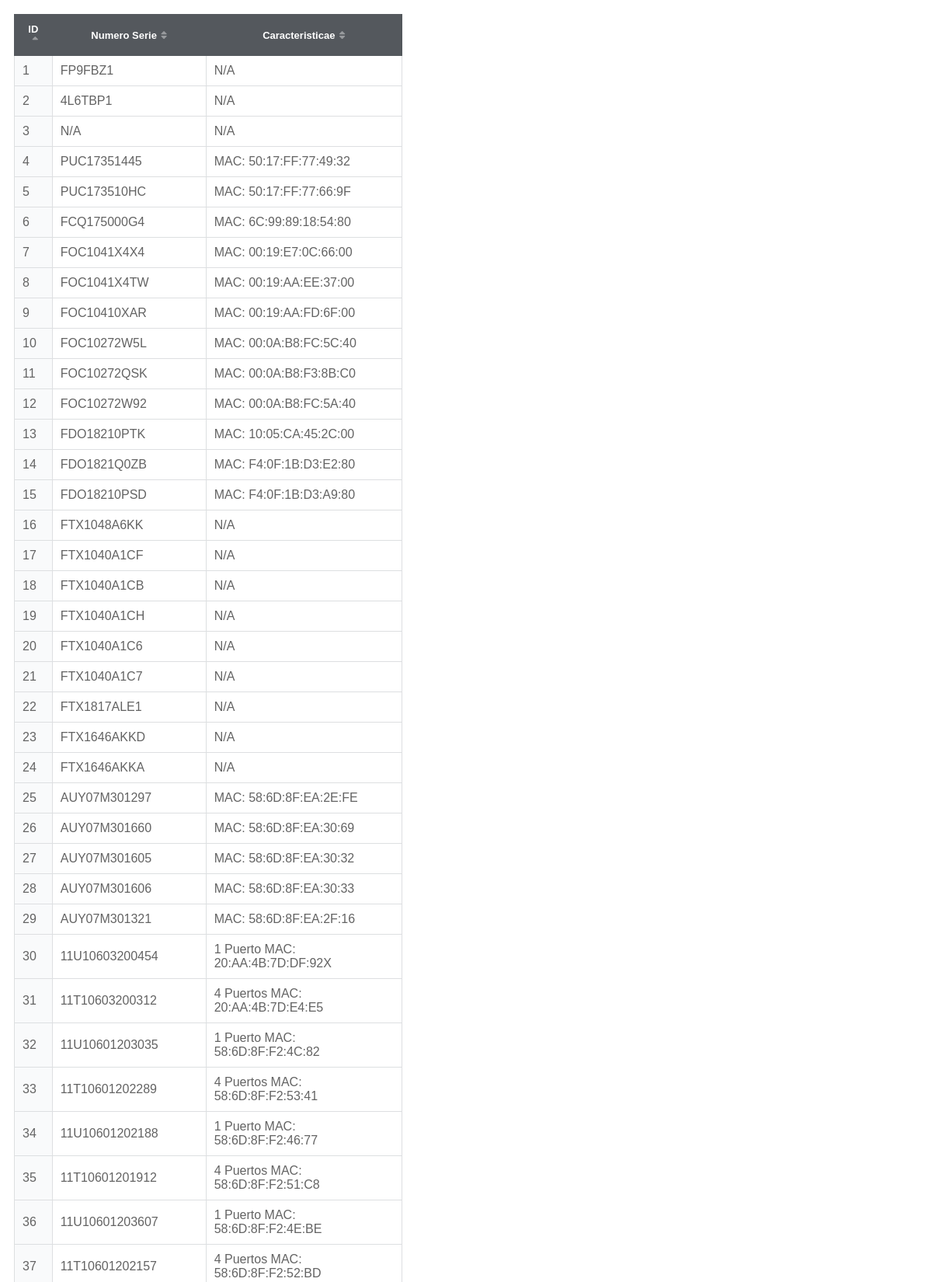
The app's page /prueba.php (upper part) with its own data.
### tables this page shows
CREATE TABLE IF NOT EXISTS elemento (
   id_elemento int NOT NULL AUTO_INCREMENT,
   numero_serie varchar(20) DEFAULT NULL,
   id_caracteristica int,
   caracteristica_extra varchar(100),
   id_tipo int,
   id_materia int,
   id_ubicacion int,
  PRIMARY KEY ( id_elemento ),
  FOREIGN KEY ( id_caracteristica ) REFERENCES  caracteristica ( id_caracteristica ) ON DELETE CASCADE,
  FOREIGN KEY ( id_tipo ) REFERENCES tipo ( id_tipo ) ON DELETE CASCADE,
  FOREIGN KEY ( id_materia ) REFERENCES materia ( id_materia ) ON DELETE CASCADE,
  FOREIGN KEY ( id_ubicacion ) REFERENCES  ubicacion ( id_ubicacion ) ON DELETE CASCADE
);

### prueba.php (the view, shortened to what this page needs)
<?php
$mysqli = mysqli_connect('localhost', 'root', 'root', 'laboratorio');
$columns = array('id_elemento','numero_serie','caracteristica_extra');
$column = isset($_GET['column']) && in_array($_GET['column'], $columns) ? $_GET['column'] : $columns[0];
$sort_order = isset($_GET['order']) && strtolower($_GET['order']) == 'desc' ? 'DESC' : 'ASC';
if ($result = $mysqli->query('SELECT * FROM elemento ORDER BY ' .  $column . ' ' . $sort_order)) {
	$up_or_down = str_replace(array('ASC','DESC'), array('up','down'), $sort_order);
	$asc_or_desc = $sort_order == 'ASC' ? 'desc' : 'asc';
	$add_class = ' class="highlight"';
	?>
	<!DOCTYPE html>
	<html>
		<head>
			<link rel="stylesheet" href="https://use.fontawesome.com/releases/v5.3.1/css/all.css">
		</head>
		<body>
			<table>
				<tr>
					<th><a href="prueba.php?column=id_elemento&order=<?php echo $asc_or_desc; ?>">ID<i class="fas fa-sort<?php echo $column == 'id_elemento' ? '-' . $up_or_down : ''; ?>"></i></a></th>
					<th><a href="prueba.php?column=numero_serie&order=<?php echo $asc_or_desc; ?>">Numero Serie<i class="fas fa-sort<?php echo $column == 'numero_serie' ? '-' . $up_or_down : ''; ?>"></i></a></th>
					<th><a href="prueba.php?column=caracteristica_extra&order=<?php echo $asc_or_desc; ?>">Caracteristicae<i class="fas fa-sort<?php echo $column == 'caracteristica_extra' ? '-' . $up_or_down : ''; ?>"></i></a></th>
				</tr>
				<?php while ($row = $result->fetch_assoc()): ?>
				<tr>
					<td<?php echo $column == 'id_elemento' ? $add_class : ''; ?>><?php echo $row['id_elemento']; ?></td>
					<td<?php echo $column == 'numero_serie' ? $add_class : ''; ?>><?php echo $row['numero_serie']; ?></td>
					<td<?php echo $column == 'caracteristica_extra' ? $add_class : ''; ?>><?php echo $row['caracteristica_extra']; ?></td>
				</tr>
				<?php endwhile; ?>
			</table>
		</body>
	</html>
	<?php
}
?>

### prueba.php (style rules this page uses)
html { font-family: Tahoma, Geneva, sans-serif; padding: 10px; }
table { border-collapse: collapse; width: 500px; }
th { background-color: #54585d; border: 1px solid #54585d; }
th a { display: block; text-decoration:none; padding: 10px; color: #ffffff; font-weight: cursive; font-size: 13px; }
th a i { margin-left: 5px; color: rgba(255,255,255,0.4); }
td { padding: 10px; color: #636363; border: 1px solid #dddfe1; }
tr { background-color: #ffffff; }
tr .highlight { background-color: #f9fafb; }

### records on screen
elemento: id_elemento "1", numero_serie "FP9FBZ1", caracteristica_extra "N/A"
elemento: id_elemento "2", numero_serie "4L6TBP1", caracteristica_extra "N/A"
elemento: id_elemento "3", numero_serie "N/A", caracteristica_extra "N/A"
elemento: id_elemento "4", numero_serie "PUC17351445", caracteristica_extra "MAC: 50:17:FF:77:49:32"
elemento: id_elemento "5", numero_serie "PUC173510HC", caracteristica_extra "MAC: 50:17:FF:77:66:9F"
elemento: id_elemento "6", numero_serie "FCQ175000G4", caracteristica_extra "MAC: 6C:99:89:18:54:80"
elemento: id_elemento "7", numero_serie "FOC1041X4X4", caracteristica_extra "MAC: 00:19:E7:0C:66:00"
elemento: id_elemento "8", numero_serie "FOC1041X4TW", caracteristica_extra "MAC: 00:19:AA:EE:37:00"
elemento: id_elemento "9", numero_serie "FOC10410XAR", caracteristica_extra "MAC: 00:19:AA:FD:6F:00"
elemento: id_elemento "10", numero_serie "FOC10272W5L", caracteristica_extra "MAC: 00:0A:B8:FC:5C:40"
elemento: id_elemento "11", numero_serie "FOC10272QSK", caracteristica_extra "MAC: 00:0A:B8:F3:8B:C0"
elemento: id_elemento "12", numero_serie "FOC10272W92", caracteristica_extra "MAC: 00:0A:B8:FC:5A:40"
elemento: id_elemento "13", numero_serie "FDO18210PTK", caracteristica_extra "MAC: 10:05:CA:45:2C:00"
elemento: id_elemento "14", numero_serie "FDO1821Q0ZB", caracteristica_extra "MAC: F4:0F:1B:D3:E2:80"
elemento: id_elemento "15", numero_serie "FDO18210PSD", caracteristica_extra "MAC: F4:0F:1B:D3:A9:80"
elemento: id_elemento "16", numero_serie "FTX1048A6KK", caracteristica_extra "N/A"
elemento: id_elemento "17", numero_serie "FTX1040A1CF", caracteristica_extra "N/A"
elemento: id_elemento "18", numero_serie "FTX1040A1CB", caracteristica_extra "N/A"
elemento: id_elemento "19", numero_serie "FTX1040A1CH", caracteristica_extra "N/A"
elemento: id_elemento "20", numero_serie "FTX1040A1C6", caracteristica_extra "N/A"
elemento: id_elemento "21", numero_serie "FTX1040A1C7", caracteristica_extra "N/A"
elemento: id_elemento "22", numero_serie "FTX1817ALE1", caracteristica_extra "N/A"
elemento: id_elemento "23", numero_serie "FTX1646AKKD", caracteristica_extra "N/A"
elemento: id_elemento "24", numero_serie "FTX1646AKKA", caracteristica_extra "N/A"
elemento: id_elemento "25", numero_serie "AUY07M301297", caracteristica_extra "MAC: 58:6D:8F:EA:2E:FE"
elemento: id_elemento "26", numero_serie "AUY07M301660", caracteristica_extra "MAC: 58:6D:8F:EA:30:69"
elemento: id_elemento "27", numero_serie "AUY07M301605", caracteristica_extra "MAC: 58:6D:8F:EA:30:32"
elemento: id_elemento "28", numero_serie "AUY07M301606", caracteristica_extra "MAC: 58:6D:8F:EA:30:33"
elemento: id_elemento "29", numero_serie "AUY07M301321", caracteristica_extra "MAC: 58:6D:8F:EA:2F:16"
elemento: id_elemento "30", numero_serie "11U10603200454", caracteristica_extra "1 Puerto MAC: 20:AA:4B:7D:DF:92X"
elemento: id_elemento "31", numero_serie "11T10603200312", caracteristica_extra "4 Puertos MAC: 20:AA:4B:7D:E4:E5"
elemento: id_elemento "32", numero_serie "11U10601203035", caracteristica_extra "1 Puerto MAC: 58:6D:8F:F2:4C:82"
elemento: id_elemento "33", numero_serie "11T10601202289", caracteristica_extra "4 Puertos MAC: 58:6D:8F:F2:53:41"
elemento: id_elemento "34", numero_serie "11U10601202188", caracteristica_extra "1 Puerto MAC: 58:6D:8F:F2:46:77"
elemento: id_elemento "35", numero_serie "11T10601201912", caracteristica_extra "4 Puertos MAC: 58:6D:8F:F2:51:C8"
elemento: id_elemento "36", numero_serie "11U10601203607", caracteristica_extra "1 Puerto MAC: 58:6D:8F:F2:4E:BE"
elemento: id_elemento "37", numero_serie "11T10601202157", caracteristica_extra "4 Puertos MAC: 58:6D:8F:F2:52:BD"
